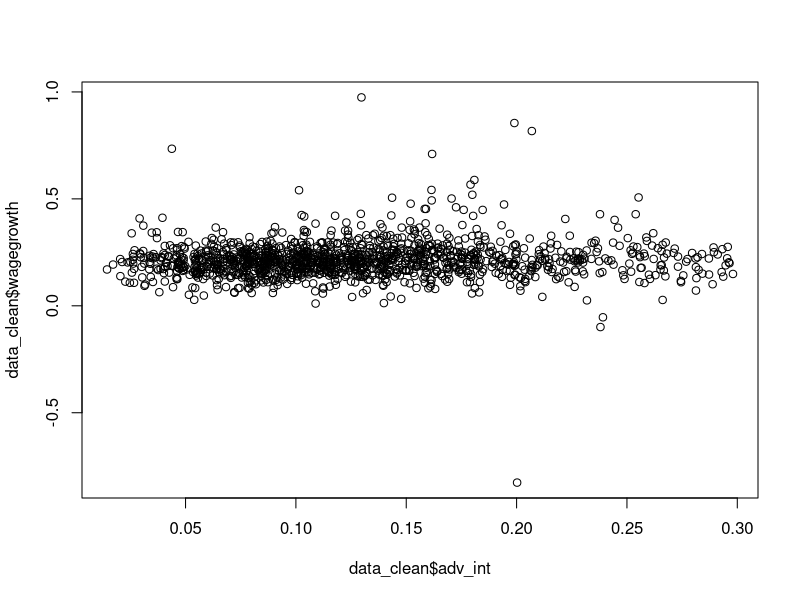
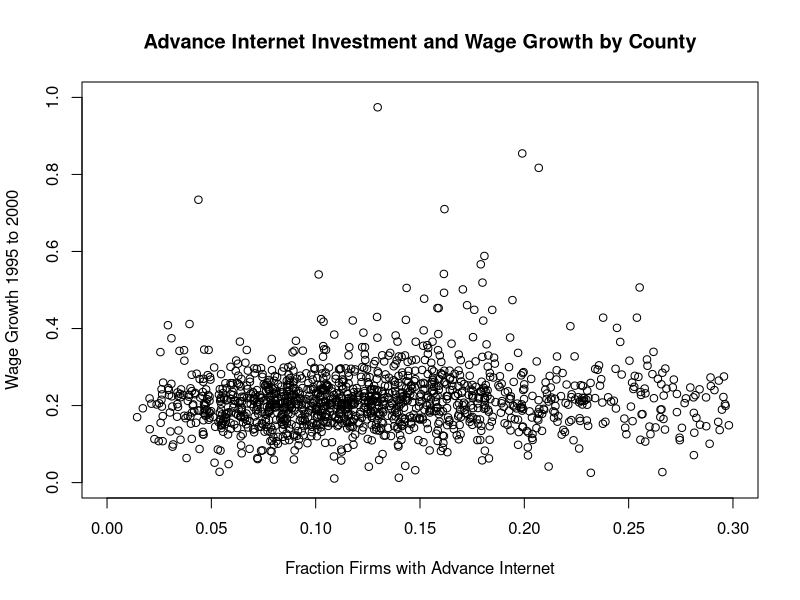
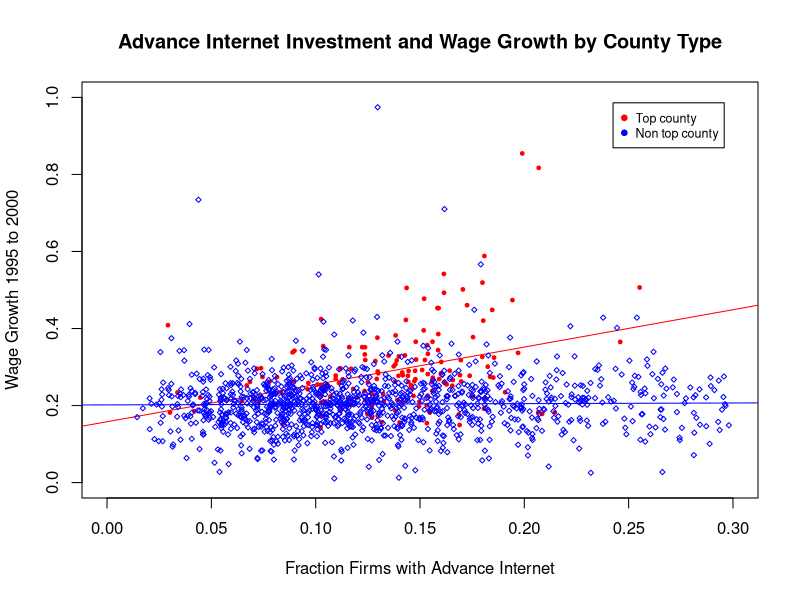

R code for these plots, in order:
#------------------------------------------------------------- #
# Lesson 3: Graphing Basics                                   #
#                                                              #      
# Ardina Hasanbasri                                            #
# Econ 258                                                     #
#                                                              #
#--------------------------------------------------------------# 

setwd("C:/Users/ardin/OneDrive/Desktop/Econ 258 Winter 2022/Lesson Codes/Lesson 3 Codes")

library(dplyr)

### This code replicates a graph from the internet and growth paper. 

data_clean <- read.csv("clean_internet_and_growth.csv") 

data_clean <- filter(data_clean, adv_int>0 & adv_int<0.3 & wagegrowth<1) # formula: data_clean <- filter(data_set, bounds for x- & y-axes); cleans the data to contain only the values within those bounds 

# Panel A Graph
plot(data_clean$adv_int, data_clean$wagegrowth) # formula: plot(data_set$x_axis_variable, data_set$y_axis_variable)

# Add descriptions
plot(data_clean$adv_int, data_clean$wagegrowth,  
     main = "Advance Internet Investment and Wage Growth by County",
     xlab = "Fraction Firms with Advance Internet", 
     ylab = "Wage Growth 1995 to 2000", 
     xlim = range(c(0,0.3)), ylim = range(c(0,1))) # expands on previous formula to allow labeling of title & axes

# Lets draw Panel B
# Lets create a subset of the data and give it a name that we can easily reference

adv_int_high <- data_clean$adv_int[data_clean$allhigh.x==1] 
adv_int_low  <- data_clean$adv_int[data_clean$allhigh.x==0]
wagegrowth_high <- data_clean$wagegrowth[data_clean$allhigh.x==1] 
wagegrowth_low  <- data_clean$wagegrowth[data_clean$allhigh.x==0]

png("wage_growth_and_internet.png", width = 600, height = 400) 

plot(adv_int_high, wagegrowth_high, 
     main = "Advance Internet Investment and Wage Growth by County Type",
     xlab = "Fraction Firms with Advance Internet", ylab = "Wage Growth 1995 to 2000", 
     pch=19, cex = 0.5,  # pch is the coloring of the dots; cex is the size of the dots  
     col = "red", 
     xlim = range(c(0,0.3)), ylim = range(c(0,1)))

abline(lm(wagegrowth_high ~ adv_int_high), col = "red") # lm = linear model; makes a nice line that goes across scatter plot

points(adv_int_low, wagegrowth_low, col = "blue", pch=5, cex = 0.5,)
abline(lm(wagegrowth_low ~ adv_int_low), col = "blue") 

legend("topright", inset=.05, pch=c(19,19), cex=c(0.75,0.75), c("Top county","Non top county"), col=c("red", "blue")) 

dev.off()

# Play around with line 39 to 51. Start with a short code and then keep adding in the options to see what each code does. 

